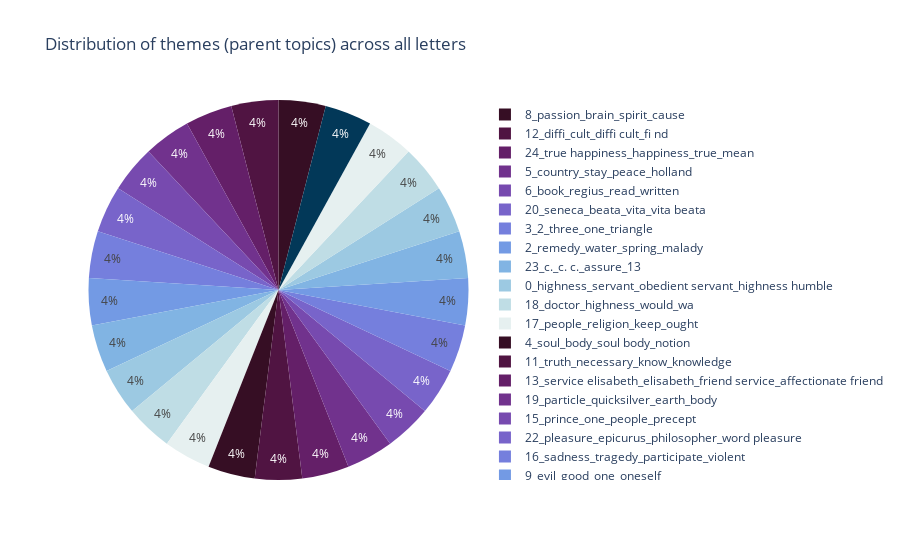

Notebook source saved alongside this figure:
### Code cell
# bertopic

with open(r'X:/Documentation/research/SW/shapiro_correspondence/connection_corres_with_bert.json', "r") as read_file:
    ent_list = json.load(read_file)

bert_theme_list = []

for ent_dict in ent_list:
    # print(list(ent_dict['label']['index_shapiro']['grouped_themes'].values()))
    try:
        bert_theme_list += list(ent_dict['label']['bertopic']['themes'])
    except:
        pass


bert_theme_list = list(set(bert_theme_list))
sub_theme_list = list(set(sub_theme_list))

# remove certain themes
# bert_theme_list.remove('Elisabeth, Princess of Bohemia')
# bert_theme_list.remove('Descartes, Ren\u00e9')

# topic distribution
par_theme_count_dict = {}
for theme in bert_theme_list:
    par_theme_count_dict[theme] = 0

for ent_dict in ent_list:
    try:
        for theme in list(ent_dict['label']['bertopic']['themes']):
            par_theme_count_dict[theme] += 1
    except:
        pass



# visualize
df = pd.DataFrame(columns=['topic', 'count']) # initialize df
df['topic'] = list(par_theme_count_dict.keys())
df['count'] = list(par_theme_count_dict.values())

df = df.sort_values(by=['count'], ascending=False)

# only keep the top 20
df = df[:50]


# use plotly to create a bar chart
fig = px.pie(df, values='count', names='topic', title="Distribution of themes (parent topics) across all letters")
# only show the top 10
fig.update_traces(textposition='inside', textinfo='percent')
# change color
fig.update_traces(marker=dict(colors=px.colors.sequential.dense[::-1]*2 + px.colors.sequential.PuBu[::-1]*10))
# extend the color range to make it cover the whole range of values

# fig.update_layout(uniformtext_minsize=8, uniformtext_mode='hide')
fig.show()


# fig = px.bar(df, y='count', x='topic',
#     labels={'count':'Count'}, title="Count of topics across correspondences", height=400)

# fig.show()

### Figure 1 — Plotly figure (JSON) as saved in the notebook; plotly's stock layout.template omitted (floating-point values rounded to 4 significant figures)
{"data": [{"domain": {"x": [0, 1], "y": [0, 1]}, "hovertemplate": "topic=%{label}<br>count=%{value}<extra></extra>", "labels": ["8_passion_brain_spirit_cause", "12_diffi_cult_diffi cult_fi nd", "24_true happiness_happiness_true_mean", "5_country_stay_peace_holland", "6_book_regius_read_written", "20_seneca_beata_vita_vita beata", "3_2_three_one_triangle", "2_remedy_water_spring_malady", "23_c._c. c._assure_13", "0_highness_servant_obedient servant_highness humble", "18_doctor_highness_would_wa", "17_people_religion_keep_ought", "4_soul_body_soul body_notion", "11_truth_necessary_know_knowledge", "13_service elisabeth_elisabeth_friend service_affectionate friend", "19_particle_quicksilver_earth_body", "15_prince_one_people_precept", "22_pleasure_epicurus_philosopher_word pleasure", "16_sadness_tragedy_participate_violent", "9_evil_good_one_oneself", "14_pleasure_u_virtue_perfection", "21_voyage_voyage since_since_queen", "1_letter_highness_writing_e", "10_belief_doe_know_received", "7_god_free_depend_providence"], "legendgroup": "", "marker": {"colors": ["rgb(54, 14, 36)", "rgb(80, 20, 66)", "rgb(100, 31, 104)", "rgb(113, 50, 141)", "rgb(119, 74, 175)", "rgb(120, 100, 202)", "rgb(117, 127, 221)", "rgb(115, 154, 228)", "rgb(129, 180, 227)", "rgb(156, 201, 226)", "rgb(191, 221, 229)", "rgb(230, 240, 240)", "rgb(54, 14, 36)", "rgb(80, 20, 66)", "rgb(100, 31, 104)", "rgb(113, 50, 141)", "rgb(119, 74, 175)", "rgb(120, 100, 202)", "rgb(117, 127, 221)", "rgb(115, 154, 228)", "rgb(129, 180, 227)", "rgb(156, 201, 226)", "rgb(191, 221, 229)", "rgb(230, 240, 240)", "rgb(2,56,88)", "rgb(4,90,141)", "rgb(5,112,176)", "rgb(54,144,192)", "rgb(116,169,207)", "rgb(166,189,219)", "rgb(208,209,230)", "rgb(236,231,242)", "rgb(255,247,251)", "rgb(2,56,88)", "rgb(4,90,141)", "rgb(5,112,176)", "rgb(54,144,192)", "rgb(116,169,207)", "rgb(166,189,219)", "rgb(208,209,230)", "rgb(236,231,242)", "rgb(255,247,251)", "rgb(2,56,88)", "rgb(4,90,141)", "rgb(5,112,176)", "rgb(54,144,192)", "rgb(116,169,207)", "rgb(166,189,219)", "rgb(208,209,230)", "rgb(236,231,242)", "rgb(255,247,251)", "rgb(2,56,88)", "rgb(4,90,141)", "rgb(5,112,176)", "rgb(54,144,192)", "rgb(116,169,207)", "rgb(166,189,219)", "rgb(208,209,230)", "rgb(236,231,242)", "rgb(255,247,251)", "rgb(2,56,88)", "rgb(4,90,141)", "rgb(5,112,176)", "rgb(54,144,192)", "rgb(116,169,207)", "rgb(166,189,219)", "rgb(208,209,230)", "rgb(236,231,242)", "rgb(255,247,251)", "rgb(2,56,88)", "rgb(4,90,141)", "rgb(5,112,176)", "rgb(54,144,192)", "rgb(116,169,207)", "rgb(166,189,219)", "rgb(208,209,230)", "rgb(236,231,242)", "rgb(255,247,251)", "rgb(2,56,88)", "rgb(4,90,141)", "rgb(5,112,176)", "rgb(54,144,192)", "rgb(116,169,207)", "rgb(166,189,219)", "rgb(208,209,230)", "rgb(236,231,242)", "rgb(255,247,251)", "rgb(2,56,88)", "rgb(4,90,141)", "rgb(5,112,176)", "rgb(54,144,192)", "rgb(116,169,207)", "rgb(166,189,219)", "rgb(208,209,230)", "rgb(236,231,242)", "rgb(255,247,251)", "rgb(2,56,88)", "rgb(4,90,141)", "rgb(5,112,176)", "rgb(54,144,192)", "rgb(116,169,207)", "rgb(166,189,219)", "rgb(208,209,230)", "rgb(236,231,242)", "rgb(255,247,251)", "rgb(2,56,88)", "rgb(4,90,141)", "rgb(5,112,176)", "rgb(54,144,192)", "rgb(116,169,207)", "rgb(166,189,219)", "rgb(208,209,230)", "rgb(236,231,242)", "rgb(255,247,251)"]}, "name": "", "showlegend": true, "textinfo": "percent", "textposition": "inside", "type": "pie", "values": [59, 59, 59, 59, 59, 59, 59, 59, 59, 59, 59, 59, 59, 59, 59, 59, 59, 59, 59, 59, 59, 59, 59, 59, 59]}], "layout": {"legend": {"tracegroupgap": 0}, "title": {"text": "Distribution of themes (parent topics) across all letters"}}}
